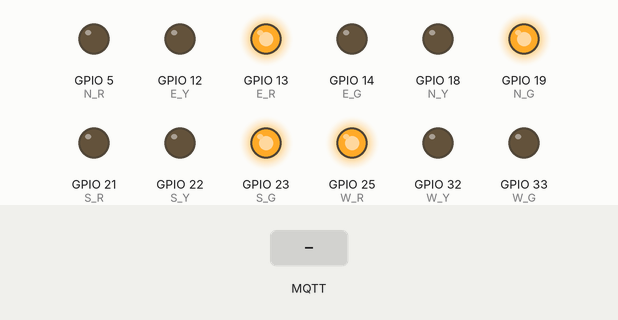
Recording of a sketch running on a simulated ESP32. Parts: output pins drawn as LEDs (lit = HIGH). The inputs (shaded band) are chosen by the test bench. WiFi joins after 1.5 s; servers stay silent unless stated; no MQTT or app messages arrive unless stated; what the sketch prints to the serial monitor is not drawn.

Above: at 5.7 s.
5.8 s: MQTT message "NS" arrives on the first subscribed topic
At 6.6 s:
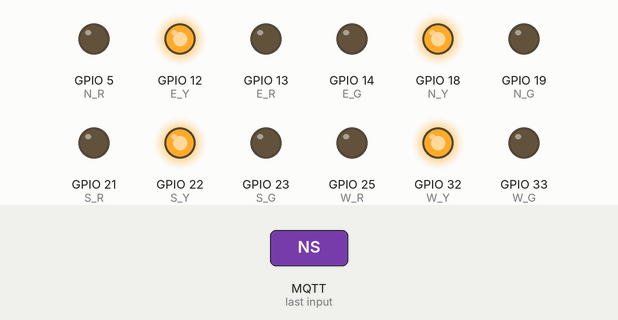
8.3 s: MQTT message "EW" arrives on the first subscribed topic
At 10.5 s:
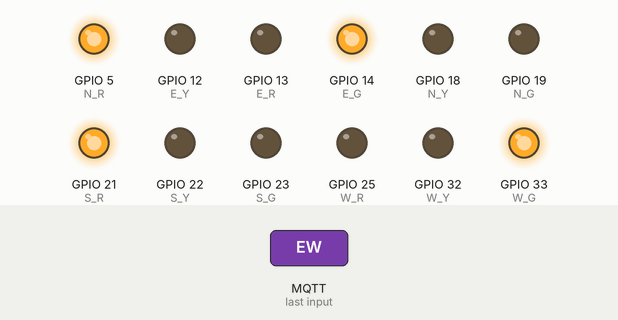
10.8 s: MQTT message "1" arrives on the first subscribed topic
At 11.6 s:
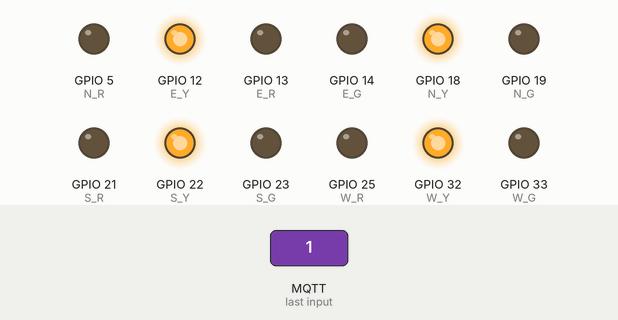
Timing chart, 0 to 13.8 s (numbered marks = the images above; inputs shaded):
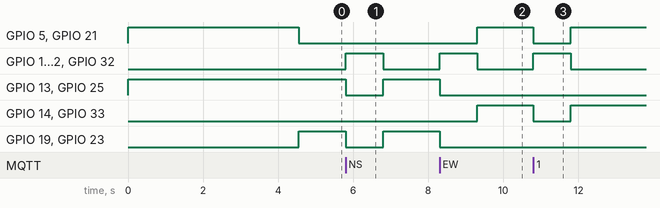

Measured:
- after the input at 5.8 s, GPIO 12 (E_Y), GPIO 18 (N_Y), GPIO 22 (S_Y), GPIO 32 (W_Y): LOW → HIGH at once, → LOW 1.0 s later; GPIO 13 (E_R), GPIO 19 (N_G), GPIO 23 (S_G), GPIO 25 (W_R): HIGH → LOW at once, → HIGH 1.0 s later
- after the input at 8.3 s, GPIO 5 (N_R), GPIO 14 (E_G), GPIO 21 (S_R), GPIO 33 (W_G): LOW → HIGH after 1.0 s; GPIO 12 (E_Y), GPIO 18 (N_Y), GPIO 22 (S_Y), GPIO 32 (W_Y): LOW → HIGH at once, → LOW 1.0 s later; GPIO 13 (E_R), GPIO 19 (N_G), GPIO 23 (S_G), GPIO 25 (W_R): HIGH → LOW at once
- after the input at 10.8 s, GPIO 5 (N_R), GPIO 14 (E_G), GPIO 21 (S_R), GPIO 33 (W_G): HIGH → LOW at once, → HIGH 1.0 s later; GPIO 12 (E_Y), GPIO 18 (N_Y), GPIO 22 (S_Y), GPIO 32 (W_Y): LOW → HIGH at once, → LOW 1.0 s later

The sketch:

green_corridor.ino
```cpp
// ESP32 traffic-signal controller for our IoT green corridor project.
// Wi-Fi and MQTT settings are configured locally in config.h.
// See docs/LIMITATIONS.md before running.
#include <WiFi.h>
#include <PubSubClient.h>

// Local configuration is intentionally excluded from Git.
#include "config.h"
const char* ssid = WIFI_SSID;
const char* password = WIFI_PASSWORD;

// ===== MQTT =====
WiFiClient espClient;
PubSubClient client(espClient);

// ===== PINS =====
#define N_R 5
#define N_Y 18
#define N_G 19

#define S_R 21
#define S_Y 22
#define S_G 23

#define E_R 13
#define E_Y 12
#define E_G 14

#define W_R 25
#define W_Y 32
#define W_G 33

// ===== TIMING =====
unsigned long GREEN_TIME = 10000;
unsigned long YELLOW_TIME = 2000;

// ===== STATE TRACKING =====
int lastState = -1;
// 0 = NS GREEN
// 1 = EW GREEN
// 2 = YELLOW
// 3 = RED

// ===== VARIABLES =====
unsigned long lastChange = 0;
int phase = 0;

bool priorityMode = false;
unsigned long priorityStart = 0;
int priorityDirection = 0;

// ===== SIGNAL FUNCTIONS =====
void allRed() {
  if (lastState != 3) {
    Serial.println("🛑 ALL RED");
    lastState = 3;
  }

  digitalWrite(N_R, HIGH); digitalWrite(N_Y, LOW); digitalWrite(N_G, LOW);
  digitalWrite(S_R, HIGH); digitalWrite(S_Y, LOW); digitalWrite(S_G, LOW);
  digitalWrite(E_R, HIGH); digitalWrite(E_Y, LOW); digitalWrite(E_G, LOW);
  digitalWrite(W_R, HIGH); digitalWrite(W_Y, LOW); digitalWrite(W_G, LOW);
}

void allYellow() {
  if (lastState != 2) {
    Serial.println("⚠ ALL YELLOW");
    lastState = 2;
  }

  digitalWrite(N_R, LOW); digitalWrite(N_Y, HIGH); digitalWrite(N_G, LOW);
  digitalWrite(S_R, LOW); digitalWrite(S_Y, HIGH); digitalWrite(S_G, LOW);
  digitalWrite(E_R, LOW); digitalWrite(E_Y, HIGH); digitalWrite(E_G, LOW);
  digitalWrite(W_R, LOW); digitalWrite(W_Y, HIGH); digitalWrite(W_G, LOW);
}

void setNS() {
  if (lastState != 0) {
    Serial.println("🚦 NS GREEN | EW RED");
    lastState = 0;
  }

  digitalWrite(N_R, LOW); digitalWrite(N_Y, LOW); digitalWrite(N_G, HIGH);
  digitalWrite(S_R, LOW); digitalWrite(S_Y, LOW); digitalWrite(S_G, HIGH);

  digitalWrite(E_R, HIGH); digitalWrite(E_Y, LOW); digitalWrite(E_G, LOW);
  digitalWrite(W_R, HIGH); digitalWrite(W_Y, LOW); digitalWrite(W_G, LOW);
}

void setEW() {
  if (lastState != 1) {
    Serial.println("🚦 EW GREEN | NS RED");
    lastState = 1;
  }

  digitalWrite(E_R, LOW); digitalWrite(E_Y, LOW); digitalWrite(E_G, HIGH);
  digitalWrite(W_R, LOW); digitalWrite(W_Y, LOW); digitalWrite(W_G, HIGH);

  digitalWrite(N_R, HIGH); digitalWrite(N_Y, LOW); digitalWrite(N_G, LOW);
  digitalWrite(S_R, HIGH); digitalWrite(S_Y, LOW); digitalWrite(S_G, LOW);
}

// ===== NORMAL TRAFFIC =====
void normalTraffic() {
  unsigned long now = millis();

  if (phase == 0) {
    if (now - lastChange < GREEN_TIME) {
      setNS();
    }
    else if (now - lastChange < GREEN_TIME + YELLOW_TIME) {
      allYellow();
    }
    else {
      phase = 1;
      lastChange = now;
    }
  }
  else {
    if (now - lastChange < GREEN_TIME) {
      setEW();
    }
    else if (now - lastChange < GREEN_TIME + YELLOW_TIME) {
      allYellow();
    }
    else {
      phase = 0;
      lastChange = now;
    }
  }
}

// ===== MQTT CALLBACK =====
void callback(char* topic, byte* payload, unsigned int len) {
  String msg = "";

  for (int i = 0; i < len; i++) {
    msg += (char)payload[i];
  }

  Serial.println("\n🚑 PRIORITY RECEIVED: " + msg);

  priorityMode = true;
  priorityStart = millis();

  if (msg == "NS") {
    priorityDirection = 0;
    Serial.println("➡ PRIORITY: NORTH-SOUTH");
  }
  else if (msg == "EW") {
    priorityDirection = 1;
    Serial.println("➡ PRIORITY: EAST-WEST");
  }
}

// ===== MQTT RECONNECT =====
void reconnect() {
  while (!client.connected()) {
    Serial.print("🔌 Connecting MQTT...");

    if (client.connect(MQTT_CLIENT_ID)) {
      Serial.println("✅ Connected");
      client.subscribe(MQTT_TOPIC);
    } else {
      Serial.print("❌ Failed: ");
      Serial.println(client.state());
      delay(2000);
    }
  }
}

// ===== SETUP =====
void setup() {
  Serial.begin(115200);

  pinMode(N_R, OUTPUT); pinMode(N_Y, OUTPUT); pinMode(N_G, OUTPUT);
  pinMode(S_R, OUTPUT); pinMode(S_Y, OUTPUT); pinMode(S_G, OUTPUT);
  pinMode(E_R, OUTPUT); pinMode(E_Y, OUTPUT); pinMode(E_G, OUTPUT);
  pinMode(W_R, OUTPUT); pinMode(W_Y, OUTPUT); pinMode(W_G, OUTPUT);

  // SAFE START
  allRed();
  delay(3000);

  // WIFI
  Serial.println("📡 Connecting WiFi...");
  WiFi.begin(ssid, password);

  while (WiFi.status() != WL_CONNECTED) {
    delay(500);
    Serial.print(".");
  }

  Serial.println("\n✅ WiFi Connected");
  Serial.println(WiFi.localIP());

  // MQTT
  client.setServer(MQTT_HOST, MQTT_PORT);
  client.setCallback(callback);

  lastChange = millis();
}

// ===== LOOP =====
void loop() {

  if (!client.connected()) {
    reconnect();
  }
  client.loop();

  // 🚑 PRIORITY MODE
  if (priorityMode) {
    unsigned long now = millis();

    if (now - priorityStart < 1000) {
      allYellow();
    }
    else if (now - priorityStart < 11000) {
      if (priorityDirection == 0) setNS();
      else setEW();
    }
    else {
      Serial.println("🔄 Back to normal mode");
      priorityMode = false;
      lastChange = millis();
    }

    return;
  }

  // 🟢 NORMAL TRAFFIC
  normalTraffic();
}
```

config.example.h
```cpp
#pragma once
// Copy to config.h, fill in locally, and never upload config.h.
#define WIFI_SSID "YOUR_2_4_GHZ_WIFI"
#define WIFI_PASSWORD "YOUR_WIFI_PASSWORD"
// Use the LAN address of a broker you control. localhost would mean the ESP32.
#define MQTT_HOST "192.168.1.100"
#define MQTT_PORT 1883
// Give each controller its own client ID and topic.
#define MQTT_CLIENT_ID "eshan_green_corridor_junction_1"
#define MQTT_TOPIC "eshan/green-corridor/junction_1"
```
